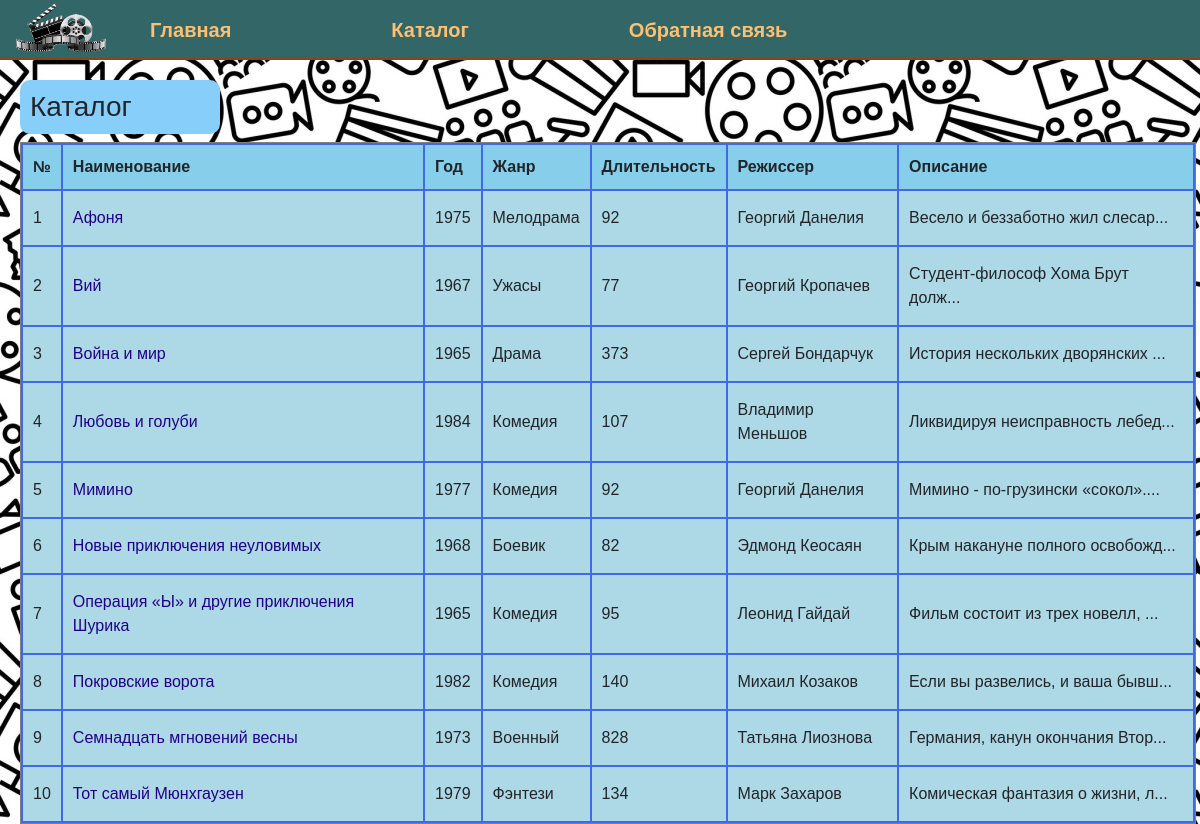
/catalog, run on the app's committed database.
### data/films.py (models this page shows)
class Films(SqlAlchemyBase, SerializerMixin):
    __tablename__ = 'films'
    id = sqlalchemy.Column(sqlalchemy.Integer, primary_key=True, autoincrement=True)
    title = sqlalchemy.Column(sqlalchemy.String, nullable=True)
    director = sqlalchemy.Column(sqlalchemy.String, nullable=True)
    description = sqlalchemy.Column(sqlalchemy.String, nullable=True)
    genre = sqlalchemy.Column(sqlalchemy.String, nullable=True)
    duration = sqlalchemy.Column(sqlalchemy.String, nullable=True)
    year = sqlalchemy.Column(sqlalchemy.String, nullable=True)
    modified_date = sqlalchemy.Column(sqlalchemy.DateTime,
                                      default=datetime.datetime.now)

### main.py (the view)
@app.route('/catalog')
def catalog():
    db_session.global_init("db/filmoteka.db")
    db_sess = db_session.create_session()
    res = []
    for film in db_sess.query(Films).order_by(Films.title).all():
        res.append(
            [film.title, film.year, film.genre, film.duration, film.director, film.description[0:30] + "...", film.id])
    return render_template("catalog.html", res=res)

### data/db_session.py (called while the page is built, shortened)
def global_init(db_file):
    global __factory
    if __factory:
        return

def create_session() -> Session:
    global __factory
    return __factory()

### templates/catalog.html (shortened to what this page needs)
{% extends 'base.html' %}
{% block content %}
{{ super() }}
<body bgcolor="#FFFAFA">
<div class="blck_00000">
    <h3 class="theader">Каталог</h3>
    <div class="films">
        <table border="1px">
            <th> №</th>
            <th class="th1">Наименование</th>
            <th> Год</th>
            <th> Жанр</th>
            <th> Длительность</th>
            <th> Режиссер</th>
            <th> Описание</th>
            {% for p in res %}
            <tr>
                <td>{{loop.index}}</td>
                <td><a class="name" href="/view/{{p[6]}}"> {{p[0]}} </a></td>
                <td>{{p[1]}}</td>
                <td>{{p[2]}}</td>
                <td>{{p[3]}}</td>
                <td>{{p[4]}}</td>
                <td>{{p[5]}}</td>
            </tr>
            {% endfor %}
        </table>
    </div>
</div>
{% endblock %}

### templates/base.html (shortened to what this page needs)
<!DOCTYPE html>
<html>
<head>
    <link type="text/css" href="{{ url_for('static', filename='css/bootstrap.min.css')}}" rel="stylesheet"/>
    <link type="text/css" href="{{ url_for('static', filename='css/styles.css')}}" rel="stylesheet"/>
</head>
<body>
{% block content -%}
{% block mainmenu -%}
<ul class="mainmenu">
    <li><a href="/index">Главная</a></li>
    <li><a href="/catalog">Каталог</a></li>
    <li><a href="/contacts">Обратная связь</a></li>
    <div class="rrr">
    </div>
    <div class="logo">
        <img src="{{ url_for('static', filename='image/logo.png')}}"
             style="position:absolute;left: 1px; height:57px; margin-left:10px">
    </div>
</ul>
{% endblock mainmenu -%}
{% endblock content -%}
</body>
</html>

### static/css/styles.css (style rules this page uses)
body { font-family: 'Arial'; background-color: #CC9966; background-image: url('/static/image/fon.jpg'); margin: 0; padding: 0; height: 100%; width: 100%; }
ul.mainmenu { list-style: none; background: #336666; height: 60px; margin: 0; padding: 0; color: #fdc073; font-size: 20px; font-weight: bold; overflow: hidden; border-bottom: 2px solid #8B4513; }
ul.mainmenu li { float: left; margin: 15px 10px 0 150px; }
ul.mainmenu li a { color: #fdc073; }
div.rrr { float: right; }
.theader { background: LightSkyBlue; margin-top: 20px; margin-left: 20px; padding: 10px; width: 200px; border-radius: 10px; }
table { width: 98%; text-align: left; margin-left: 20px; border: 1px solid grey; border-collapse: separate; background: RoyalBlue; }
th { background: SkyBlue; padding: 10px; --width: 100px }
td { background: LightBlue; padding: 15px 10px; }
a { color: #0059b2; text-decoration: none; }
a.name { color: #200086; }

### data on the page
Films: title "Афоня", year "1975", genre "Мелодрама", duration "92", director "Георгий Данелия", p "Весело и беззаботно жил слесар..."
Films: title "Вий", year "1967", genre "Ужасы", duration "77", director "Георгий Кропачев", p "Студент-философ Хома Брут долж..."
Films: title "Война и мир", year "1965", genre "Драма", duration "373", director "Сергей Бондарчук", p "История нескольких дворянских ..."
Films: title "Любовь и голуби", year "1984", genre "Комедия", duration "107", director "Владимир Меньшов", p "Ликвидируя неисправность лебед..."
Films: title "Мимино", year "1977", genre "Комедия", duration "92", director "Георгий Данелия", p "Мимино - по-грузински «сокол»...."
Films: title "Новые приключения неуловимых", year "1968", genre "Боевик", duration "82", director "Эдмонд Кеосаян", p "Крым накануне полного освобожд..."
Films: title "Операция «Ы» и другие приключения Шурика", year "1965", genre "Комедия", duration "95", director "Леонид Гайдай", p "Фильм состоит из трех новелл, ..."
Films: title "Покровские ворота", year "1982", genre "Комедия", duration "140", director "Михаил Козаков", p "Если вы развелись, и ваша бывш..."
Films: title "Семнадцать мгновений весны", year "1973", genre "Военный", duration "828", director "Татьяна Лиознова", p "Германия, канун окончания Втор..."
Films: title "Тот самый Мюнхгаузен", year "1979", genre "Фэнтези", duration "134", director "Марк Захаров", p "Комическая фантазия о жизни, л..."
